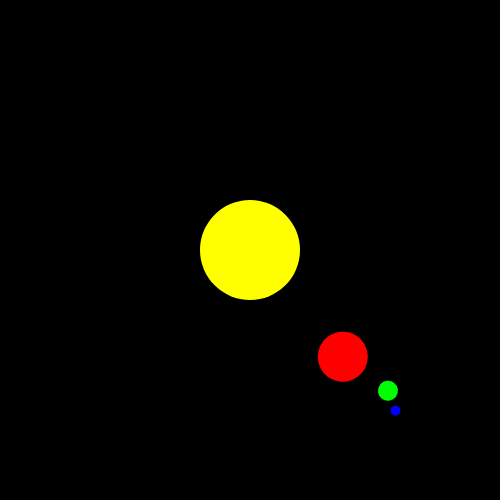
Frame 1 (no input)
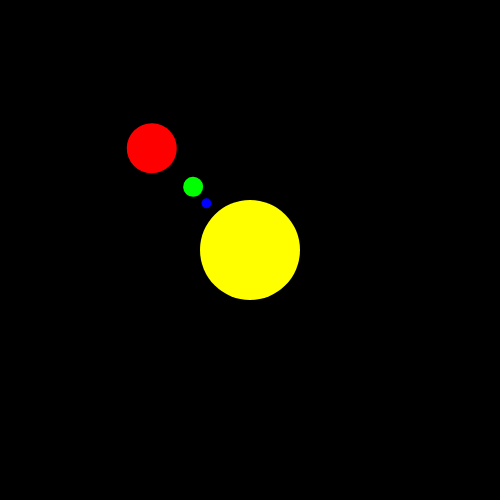
Frame 60 (no input)
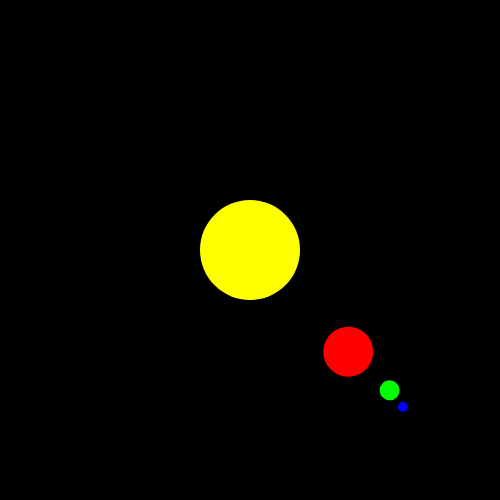
Frame 120 (the mouse pressed at the canvas centre since frame 60)

The p5.js sketch that drew these frames (run headless with seeded random() and noise() and a simulated clock; from frame 60 on, the mouse is pressed at the canvas centre):

// p5.js sketch
// ── sketch.js
let canvasX = 500;
let canvasY = 500;
var x = 1;

function setup(){
    createCanvas(canvasX, canvasY);
    frameRate(30);
    angleMode(DEGREES);
}

function draw(){
    background(0);
    noStroke();

    x = x+3;

    push();
    translate(canvasX / 2, canvasY / 2);
    fill("yellow");
    ellipse(0, 0, 100, 100);

    fill(255, 0, 0);
    rotate(x);
    ellipse(100, 100, 50, 50);

    push();
    fill(0, 255, 0);
    translate(100, 100);
    rotate(x * -3);
    ellipse(40, 40, 20, 20);

    push();
    fill(0, 0, 255);
    translate(40, 40);
    rotate(x * 8);
    ellipse(15, 15, 10, 10);
    

    pop();
    pop();
    pop();
    

}
